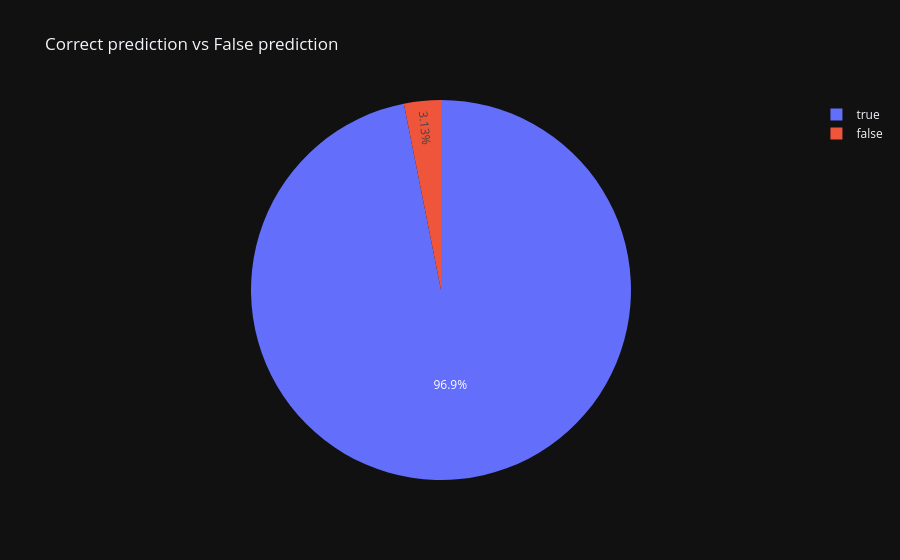

Write notebook code for a chart like this one.
### Code cell
# Подсчет количества True/False в столбце correctPred
counts = df_test['correctPred'].value_counts()

# Создаем датафрейм с этими данными
data = pd.DataFrame({
    'prediction': counts.index,
    'count': counts.values
})

# Строим sunburst
fig = px.pie(data, names='prediction', values='count', title='Correct prediction vs False prediction')
fig.show()

### Figure 1 — Plotly figure (JSON) as saved in the notebook; plotly's stock layout.template omitted (floating-point values rounded to 4 significant figures)
{"data": [{"domain": {"x": [0.0, 1.0], "y": [0.0, 1.0]}, "hovertemplate": "prediction=%{label}<br>count=%{value}<extra></extra>", "labels": [true, false], "legendgroup": "", "name": "", "showlegend": true, "values": [1453, 47], "type": "pie"}], "layout": {"legend": {"tracegroupgap": 0}, "title": {"text": "Correct prediction vs False prediction"}}}
